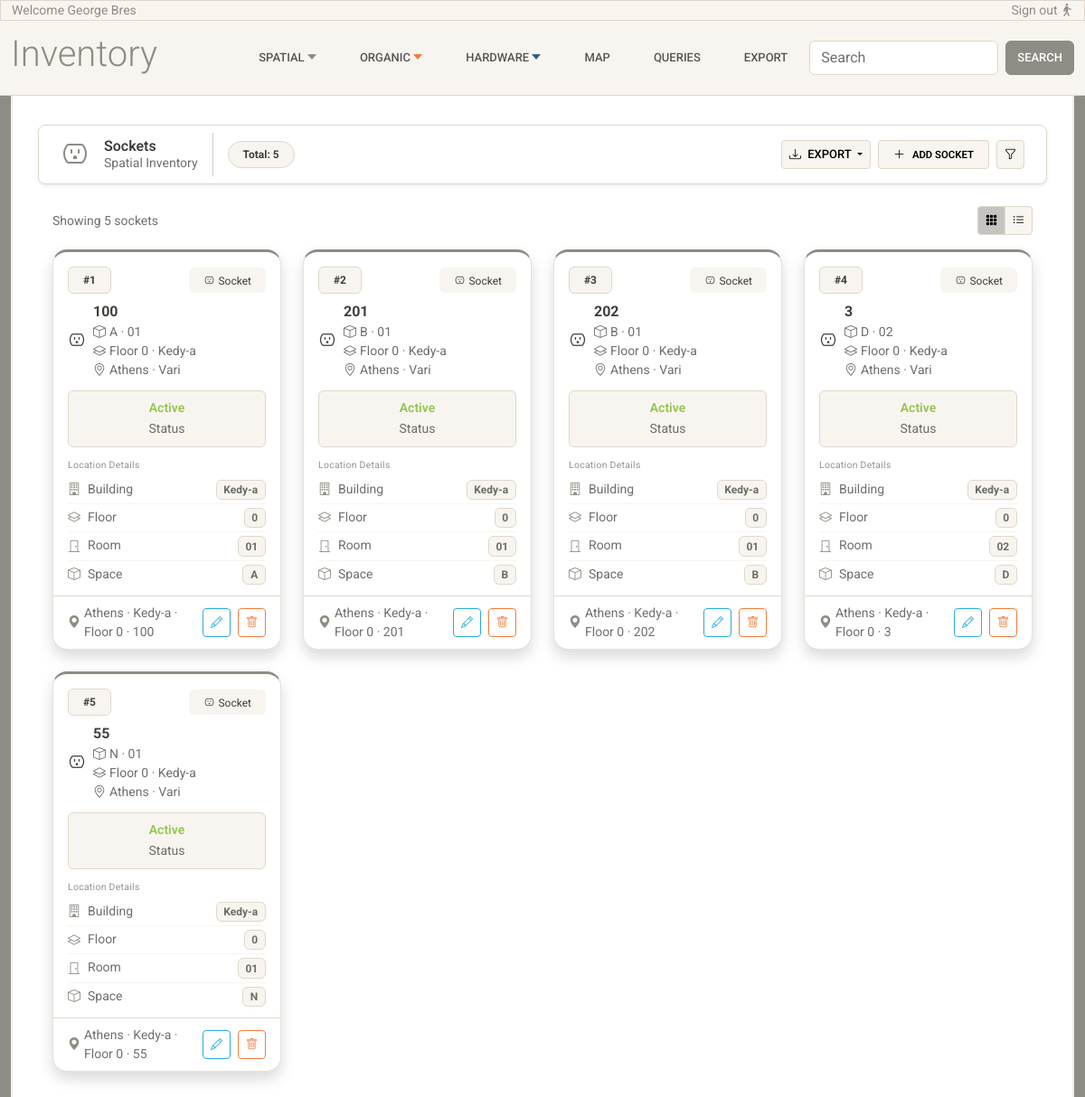
Page /sockets/ on the committed database.
### inventory/models.py (models this page shows, shortened)
class LifeCycle(models.Model):
    is_active = models.BooleanField(default=True)
    valid_from = models.DateField(default=timezone.now)
    valid_to = models.DateField(null=True, blank=True)
    class Meta:
        abstract = True

class Socket(LifeCycle):
    socket_code = models.CharField(
        max_length=50,
        help_text="Unique identifier for the socket."
    )
    space = models.ForeignKey(
        Space,
        on_delete=models.RESTRICT,
        related_name="sockets"
    )

class Space(LifeCycle):
    room = models.ForeignKey(
        Room,
        on_delete=models.RESTRICT,
        related_name="spaces"
    )
    name = models.CharField(max_length=100)
    position_index = models.PositiveIntegerField()
    objects = SpaceManager()
    class Meta:
        ordering = ["position_index"]
        unique_together = (
            ("room", "position_index"),
        )
        constraints = [
            models.UniqueConstraint(
                Lower("name"), "room",
                name="unique_space_name_per_room_ci"
            )
        ]

class Room(LifeCycle):
    floor = models.ForeignKey(
        Floor,
        on_delete=models.RESTRICT,
        related_name="rooms"
    )
    room_code = models.CharField(max_length=50)
    objects = RoomManager()
    class Meta:
        unique_together = ("floor", "room_code")

class Floor(LifeCycle):
    building = models.ForeignKey(
        Building,
        on_delete=models.RESTRICT,
        related_name="floors"
    )
    floor_number = models.IntegerField()
    class Meta:
        unique_together = ("building", "floor_number")
        constraints = [
            models.CheckConstraint(
                condition=models.Q(floor_number__gte=-2),
                name="floor_number_min_minus_2",
                violation_error_message="Ο αριθμός ορόφου δεν μπορεί να είναι μικρότερος του -2."
            )
        ]

class Building(LifeCycle):
    area = models.ForeignKey(
        Area,
        on_delete=models.RESTRICT,
        related_name="buildings"
    )
    name = models.CharField(max_length=150)
    address = models.CharField(max_length=250, blank=True, null=True)

class Area(models.Model):
    city = models.ForeignKey(
        City,
        on_delete=models.RESTRICT,
        related_name="areas"
    )
    name = models.CharField(max_length=150)
    class Meta:
        constraints = [
            models.UniqueConstraint(fields=["city", "name"], name="unique_area_per_city")
        ]

class City(models.Model):
    name = models.CharField(max_length=150, unique=True)
    class Meta:
        verbose_name = "City"
        verbose_name_plural = "Cities"

### inventory/views.py (the view)
# urls.py: path('sockets/', views.sockets_list, name='sockets-list'),
def sockets_list(request):
    sockets = Socket.objects.select_related('space__room__floor__building__area__city').annotate(
        devices_count=Count('devices', distinct=True),
    )
    return render(request, 'inventory/sockets-list.html', {'sockets': sockets})

### inventory/templates/inventory/sockets-list.html (shortened to what this page needs)
{% extends 'inventory/base.html' %}
{% load static %}
{% block content %}
<div class="container-fluid">
  <nav class="navbar bg-white border shadow-sm sticky-top px-4 mb-4 rounded-3 z-1">
    <div class="d-flex align-items-center gap-3">
      <i class="bi bi-outlet text-secondary fs-2"></i>
      <div class="d-flex flex-column lh-sm">
        <span class="fw-semibold text-dark">Sockets</span>
        <span class="text-muted small">Spatial Inventory</span>
      </div>
      <div class="d-flex align-items-center gap-2">
        <span class="badge bg-light text-dark border rounded-5 px-3 py-2">Total: {{ sockets|length }}</span>
      </div>
    </div>
    <div class="d-flex align-items-center gap-2 ms-auto">
      <div class="dropdown">
        <button class="btn btn-sm btn-light border dropdown-toggle" data-bs-toggle="dropdown">
          <i class="bi bi-download me-1"></i> Export
        </button>
      </div>
      <a href="#" class="btn btn-sm btn-light border d-flex align-items-center gap-2 px-3">
        <i class="bi bi-plus-lg"></i>
        <span class="small fw-semibold">Add Socket</span>
      </a>
      <button class="btn btn-sm btn-light border">
        <i class="bi bi-funnel"></i>
      </button>
    </div>
  </nav>
  <div class="d-flex justify-content-between align-items-center px-3 mb-3">
    <span class="text-muted small">Showing {{ sockets|length }} sockets</span>
    <div class="btn-group btn-group-sm">
      <button class="btn btn-light border active"><i class="bi bi-grid-3x3-gap-fill"></i></button>
      <button class="btn btn-light border"><i class="bi bi-list-ul"></i></button>
    </div>
  </div>
  <div class="px-3">
    <div class="row g-4" data-masonry='{"percentPosition": true, "horizontalOrder": true}'>
      {% for socket in sockets %}
      <div class="col-12 col-sm-6 col-md-4 col-lg-3">
        <div class="card h-100 shadow rounded-4 overflow-hidden card-hover card-spatial">
          <div class="card-header bg-transparent border-0 pt-3 pb-1 px-3">
            <div class="d-flex justify-content-between align-items-center mb-2">
              <span class="badge bg-light text-dark border rounded-2 px-3 py-2">#{{forloop.counter|stringformat:"d"}}</span>
              <span class="badge bg-body-secondary text-dark px-3 py-2 rounded-2 fw-normal">
                <i class="bi bi-outlet me-1"></i>Socket
              </span>
            </div>
            <div class="d-flex align-items-center gap-2">
              <div class="">
                <i class="bi bi-outlet text-dark fs-5"></i>
              </div>
              <div>
                <span class="fw-bold text-dark">{{ socket.socket_code|capfirst }}</span>
                <span class="text-muted small d-block"><i class="bi bi-box me-1"></i>{{ socket.space.name|capfirst }} ·
                  {{ socket.space.room.room_code|capfirst }}</span>
                <span class="text-muted small d-block"><i class="bi bi-layers me-1"></i>Floor {{socket.space.room.floor.floor_number }} · {{ socket.space.room.floor.building.name|capfirst }}</span>
                <span class="text-muted small d-block"><i class="bi bi-geo-alt me-1"></i>{{socket.space.room.floor.building.area.city.name|capfirst }} · {{socket.space.room.floor.building.area.name|capfirst }}</span>
              </div>
            </div>
          </div>
          <div class="card-body pt-2 pb-2 px-3">
            <div class="row g-1">
              <div class="col-12">
                <div class="bg-light border rounded p-2 text-center">
                  <span
                    class="fw-semibold small d-block {% if socket.is_active %}text-success{% else %}text-danger{% endif %}">
                    {% if socket.is_active %}Active{% else %}Inactive{% endif %}
                  </span>
                  <span class="text-muted small">Status</span>
                </div>
              </div>
            </div>
          </div>
          <div class="px-3 pt-1 pb-2">
            <span class="text-muted opacity-75 section-label d-block mb-1">Location Details</span>
            <div class="d-flex align-items-center gap-2 py-1 border-bottom border-light">
              <i class="bi bi-building text-secondary small"></i>
              <div class="d-flex justify-content-between w-100">
                <span class="text-muted small">Building</span>
                <span class="badge bg-light text-muted border">{{ socket.space.room.floor.building.name|capfirst }}</span>
              </div>
            </div>
            <div class="d-flex align-items-center gap-2 py-1 border-bottom border-light">
              <i class="bi bi-layers text-secondary small"></i>
              <div class="d-flex justify-content-between w-100">
                <span class="text-muted small">Floor</span>
                <span class="badge bg-light text-muted border">{{ socket.space.room.floor.floor_number }}</span>
              </div>
            </div>
          {% if socket.space %}
          <div class="d-flex align-items-center gap-2 py-1 border-bottom border-light">
            <i class="bi bi-door-closed text-secondary small"></i>
            <div class="d-flex justify-content-between w-100">
              <span class="text-muted small">Room</span>
              <span class="badge bg-light text-muted border">{{ socket.space.room.room_code|capfirst }}</span>
            </div>
          </div>
          <div class="d-flex align-items-center gap-2 py-1">
            <i class="bi bi-box text-secondary small"></i>
            <div class="d-flex justify-content-between w-100">
              <span class="text-muted small">Space</span>
              <span class="badge bg-light text-muted border">{{ socket.space.name|capfirst }}</span>
            </div>
          </div>
          {% endif %}
          </div>
          <div class="d-flex justify-content-between align-items-center px-3 py-2 border-top">
            <div class="d-flex align-items-center gap-1 small text-muted">
              <i class="bi bi-geo-alt-fill text-secondary"></i>
              {{ socket.space.room.floor.building.area.city.name|capfirst }} · {{socket.space.room.floor.building.name|capfirst }} ·
              {% if socket.space %}
              Floor {{ socket.space.room.floor.floor_number }} · {{socket.socket_code|capfirst }}
              {% elif socket.common_area %}
              {{ socket.common_area.name|capfirst }} ({{ socket.common_area.get_area_type_display }})
              {% endif %}
            </div>
            <div class="d-flex gap-2">
              <button class="btn btn-sm btn-outline-info border-1"><i class="bi bi-pencil"></i></button>
              <button class="btn btn-sm btn-outline-warning border-1"><i class="bi bi-trash"></i></button>
            </div>
          </div>
        </div>
      </div>
      {% endfor %}
    </div>
  </div>
</div>
{% endblock %}

### inventory/static/inventory/css/base.css (style rules this page uses)
body { padding-top: 0px; }
.card { border-radius: 0.5rem; }
.card-hover { transition: transform .2s ease-in-out, box-shadow .2s ease-in-out; }
.section-label { font-size: 0.65rem; letter-spacing: 0.03em; }
.card-spatial { border-top: 3px solid var(--bs-secondary) !important; }

### inventory/templates/inventory/sockets-list.html (style rules this page uses)
.card-hover { transition: transform .2s ease-in-out, box-shadow .2s ease-in-out; }
.section-label { font-size: 0.65rem; letter-spacing: 0.03em; }

### rows in the picture
Socket: socket_code "100", space.name "A", space.room.room_code "01", space.room.floor.floor_number "0", space.room.floor.building.name "Kedy-a", space.room.floor.building.area.city.name "Athens", space.room.floor.building.area.name "Vari", is_active "Active"
Socket: socket_code "201", space.name "B", space.room.room_code "01", space.room.floor.floor_number "0", space.room.floor.building.name "Kedy-a", space.room.floor.building.area.city.name "Athens", space.room.floor.building.area.name "Vari", is_active "Active"
Socket: socket_code "202", space.name "B", space.room.room_code "01", space.room.floor.floor_number "0", space.room.floor.building.name "Kedy-a", space.room.floor.building.area.city.name "Athens", space.room.floor.building.area.name "Vari", is_active "Active"
Socket: socket_code "3", space.name "D", space.room.room_code "02", space.room.floor.floor_number "0", space.room.floor.building.name "Kedy-a", space.room.floor.building.area.city.name "Athens", space.room.floor.building.area.name "Vari", is_active "Active"
Socket: socket_code "55", space.name "N", space.room.room_code "01", space.room.floor.floor_number "0", space.room.floor.building.name "Kedy-a", space.room.floor.building.area.city.name "Athens", space.room.floor.building.area.name "Vari", is_active "Active"

### other values in the picture
{{ sockets|length }} "5"
